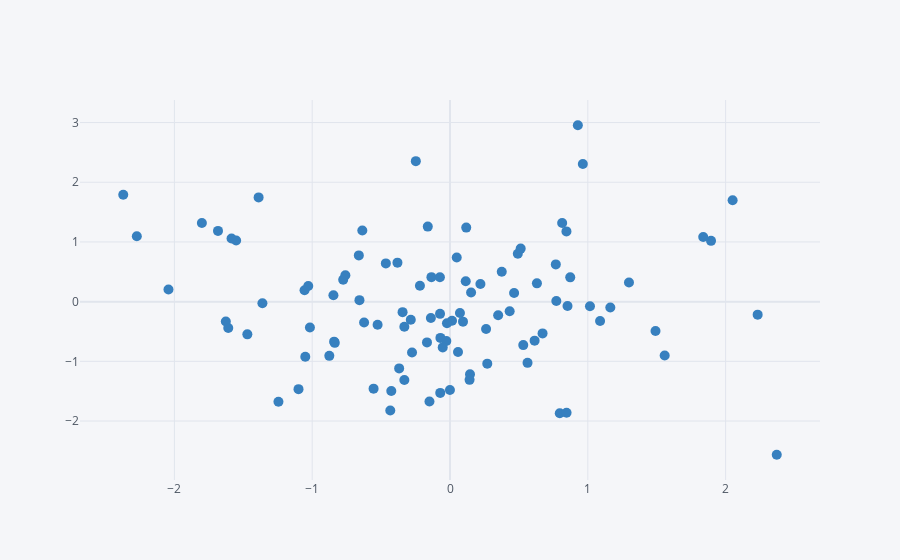

The cell this chart's notebook holds for it:
### Code cell
df.iplot(kind = "scatter", x = "A" , y = "B", mode = "markers", color = "blue", size = 10)
